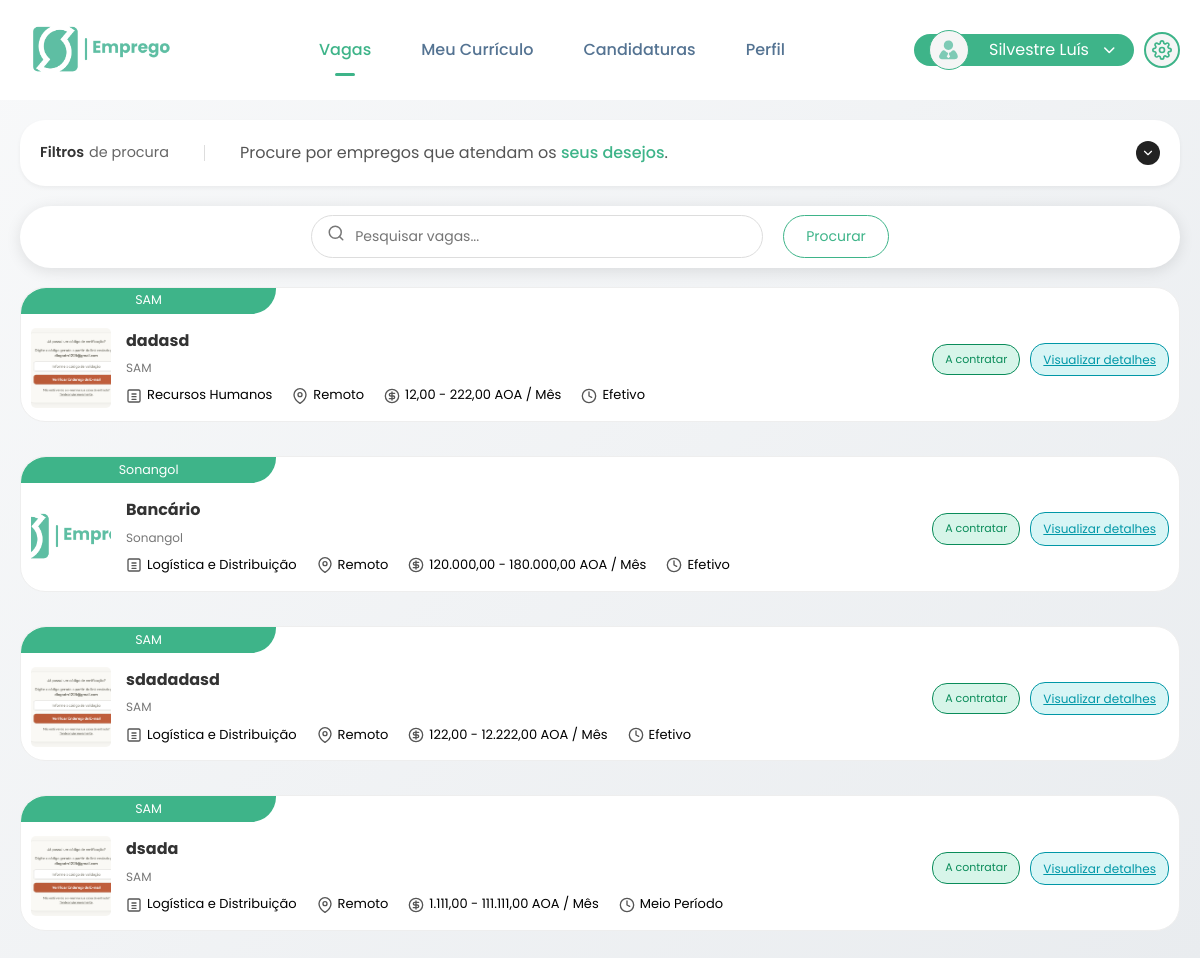
The page /Sam_emprego/job_search_page.php (signed in) on the database its author committed.
### tables this page shows
CREATE TABLE `candidatos` (
  `id` int(11) NOT NULL,
  `nome` varchar(255) NOT NULL,
  `email` varchar(255) NOT NULL,
  `senha` varchar(255) NOT NULL,
  `telefone` varchar(20) DEFAULT NULL,
  `data_nascimento` date DEFAULT NULL,
  `endereco` varchar(255) DEFAULT NULL,
  `formacao` text DEFAULT NULL,
  `experiencia` text DEFAULT NULL,
  `habilidades` text DEFAULT NULL,
  `curriculo_path` varchar(255) DEFAULT NULL,
  `data_registro` timestamp NOT NULL DEFAULT current_timestamp(),
  `status` enum('Ativo','Inativo','Pendente') DEFAULT 'Pendente',
  `perfil_completo` tinyint(1) DEFAULT 0
);

CREATE TABLE `vagas` (
  `id` int(11) NOT NULL,
  `empresa_id` int(11) NOT NULL,
  `titulo` varchar(255) NOT NULL,
  `descricao` text NOT NULL,
  `requisitos` text DEFAULT NULL,
  `departamento` varchar(100) DEFAULT NULL,
  `localizacao` varchar(255) DEFAULT NULL,
  `tipo_contrato` varchar(50) NOT NULL,
  `salario_min` decimal(10,2) DEFAULT NULL,
  `salario_max` decimal(10,2) DEFAULT NULL,
  `data_publicacao` timestamp NOT NULL DEFAULT current_timestamp(),
  `data_expiracao` date DEFAULT NULL,
  `status` enum('Aberta','Fechada','Pausada','Rascunho','Em análise','Finalizada') DEFAULT 'Aberta',
  `categoria` varchar(100) DEFAULT NULL,
  `localizacao_tipo` varchar(50) DEFAULT NULL,
  `periodo_salario` varchar(20) DEFAULT NULL,
  `metodo_pagamento` varchar(50) DEFAULT NULL,
  `idioma` varchar(50) DEFAULT NULL,
  `fuso_horario` varchar(20) DEFAULT NULL,
  `dias_uteis` varchar(30) DEFAULT NULL,
  `horas_semanais_min` int(11) DEFAULT NULL,
  `horas_semanais_max` int(11) DEFAULT NULL,
  `horas_diarias_min` int(11) DEFAULT NULL,
  `horas_diarias_max` int(11) DEFAULT NULL,
  `hora_inicio` time DEFAULT NULL,
  `hora_fim` time DEFAULT NULL
);

CREATE TABLE `empresas_recrutamento` (
  `id` int(11) NOT NULL,
  `nome` varchar(255) NOT NULL,
  `logo` varchar(255) DEFAULT NULL,
  `email` varchar(255) NOT NULL,
  `senha` varchar(255) NOT NULL,
  `telefone` varchar(20) DEFAULT NULL,
  `endereco` varchar(255) DEFAULT NULL,
  `descricao` text DEFAULT NULL,
  `setor` varchar(100) DEFAULT NULL,
  `tamanho` varchar(50) DEFAULT NULL,
  `website` varchar(255) DEFAULT NULL,
  `data_registro` timestamp NOT NULL DEFAULT current_timestamp(),
  `status` enum('Ativo','Inativo','Pendente') DEFAULT 'Ativo'
);

### Sam_emprego/job_search_page.php (the view, shortened to what this page needs)
<?php
require_once 'config/database.php';
try {
    $stmt = $pdo->prepare("SELECT * FROM candidatos WHERE id = ?");
    $stmt->execute([$_SESSION['candidato_id']]);
    $candidato = $stmt->fetch();
} catch (PDOException $e) {
    $erro = "Erro ao carregar dados: " . $e->getMessage();
}
?>
<!DOCTYPE html>
<html lang="pt">
<head>
    <link rel="stylesheet" href="https://cdnjs.cloudflare.com/ajax/libs/font-awesome/6.0.0/css/all.min.css">
    <link rel="stylesheet" href="../all.css/emprego.css/emp_header.css">
    <link rel="stylesheet" href="../all.css/emprego.css/emp_search.css">
</head>
<body>
    <header class="header">
        <div class="header-content">
            <div class="logo">
                <img src="../fotos/sam30-13.png" alt="SAM Emprego Logo">
            </div>
            <div class="nav-container">
                <nav class="nav-menu">
                    <a href="job_search_page.php" class="active">Vagas</a>
                    <a href="curriculums.php">Meu Currículo</a>
                    <a href="minhas_candidaturas.php">Candidaturas</a>
                    <a href="painel_candidato.php">Perfil</a>
                </nav>
            </div>
            <div class="user-section">
                <div class="user-dropdown" id="userDropdownToggle">
                    <div class="user-avatar">
                        <img src="../icones/icons-sam-19.svg" alt="" width="40">
                    </div>
                    <span><?php echo htmlspecialchars($candidato['nome'] ?? 'Candidato'); ?></span>
                    <i class="fas fa-chevron-down dropdown-arrow"></i>
                </div>
                <div class="settings-icon">
                </div>
            </div>
        </div>
    </header>
    <div class="main-container">
        <div class="search-container collapsed" id="search-container">
            <div class="search-header" id="filter-toggle">
                <div class="closed-content">
                    <div class="filter-title">
                        <strong>Filtros</strong>
                        <span>de procura</span>
                    </div>
                    <div class="search-description" style="font-size: 1rem;">
                        Procure por empregos que atendam os <strong>seus desejos</strong>.
                    </div>
                    <div class="toggle-icon-container">
                        <svg xmlns="http://www.w3.org/2000/svg" width="14" height="14" viewBox="0 0 24 24" fill="none" stroke="#fff" stroke-width="2" stroke-linecap="round" stroke-linejoin="round" class="toggle-icon">
                            <polyline points="6 9 12 15 18 9"></polyline>
                        </svg>
                    </div>
                </div>
            </div>
        </div>
        <div class="search-box">
            <div class="search-input">
                <div class="search-icon">
                    <svg xmlns="http://www.w3.org/2000/svg" width="18" height="18" viewBox="0 0 24 24" fill="none" stroke="#777" stroke-width="2" stroke-linecap="round" stroke-linejoin="round">
                        <circle cx="11" cy="11" r="8"></circle>
                        <line x1="21" y1="21" x2="16.65" y2="16.65"></line>
                    </svg>
                </div>
                <input type="text" id="searchInput" placeholder="Pesquisar vagas..." onkeyup="searchJobs()">
            </div>
            <button class="search-button" onclick="searchJobs()">Procurar</button>
        </div>
        <div class="job-listings" id="jobListings">
            <?php
            try {
                $stmt = $pdo->prepare("
                    SELECT v.*, e.nome as empresa_nome, e.logo as empresa_logo
                    FROM vagas v
                    LEFT JOIN empresas_recrutamento e ON v.empresa_id = e.id
                    ORDER BY v.data_publicacao DESC
                ");
                $stmt->execute();
                $vagas = $stmt->fetchAll();
                if (!empty($vagas)) {
                    foreach ($vagas as $vaga) {
                        $salario = '';
                        if ($vaga['salario_min'] && $vaga['salario_max']) {
                            $salario = number_format($vaga['salario_min'], 2, ',', '.') . ' - ' .
                                     number_format($vaga['salario_max'], 2, ',', '.') . ' AOA / Mês';
                        } elseif ($vaga['salario_min']) {
                            $salario = number_format($vaga['salario_min'], 2, ',', '.') . ' AOA / Mês';
                        } elseif ($vaga['salario_max']) {
                            $salario = 'Até ' . number_format($vaga['salario_max'], 2, ',', '.') . ' AOA / Mês';
                        }
            ?>
                <div class="job-card"
                     data-idioma="<?php echo htmlspecialchars($vaga['idioma'] ?? ''); ?>"
                     data-localizacao="<?php echo htmlspecialchars($vaga['localizacao'] ?? ''); ?>"
                     data-tipo-contrato="<?php echo htmlspecialchars($vaga['tipo_contrato'] ?? ''); ?>"
                     data-salario-min="<?php echo htmlspecialchars($vaga['salario_min'] ?? ''); ?>"
                     data-salario-max="<?php echo htmlspecialchars($vaga['salario_max'] ?? ''); ?>">
                    <div class="job-header"><?php echo htmlspecialchars($vaga['empresa_nome']); ?></div>
                    <div class="job-content">
                        <div class="job-logo">
                            <img src="<?php echo $vaga['empresa_logo'] ? htmlspecialchars($vaga['empresa_logo']) : '../fotos/sam30-13.png'; ?>"
                                 alt="<?php echo htmlspecialchars($vaga['empresa_nome']); ?> Logo">
                        </div>
                        <div class="job-details">
                            <div class="job-title"><?php echo htmlspecialchars($vaga['titulo']); ?></div>
                            <div class="job-company"><?php echo htmlspecialchars($vaga['empresa_nome']); ?></div>
                            <div class="job-info">
                                <?php if ($vaga['categoria']): ?>
                                <div class="job-category">
                                    <span class="icon icon-category"></span>
                                    <?php echo htmlspecialchars($vaga['categoria']); ?>
                                </div>
                                <?php endif; ?>
                                <?php if ($vaga['localizacao']): ?>
                                    <div class="job-location">
                                        <span class="icon icon-location"></span>
                                        <?php
                                        $localizacoes = [
                                            'remoto' => 'Remoto',
                                            'hibrido' => 'Híbrido',
                                            'presencial' => 'Presencial'
                                        ];
                                        echo htmlspecialchars($localizacoes[$vaga['localizacao']] ?? $vaga['localizacao']);
                                        ?>
                                    </div>
                                <?php endif; ?>
                                <?php if ($salario): ?>
                                <div class="job-salary">
                                    <span class="icon icon-salary"></span>
                                    <?php echo $salario; ?>
                                </div>
                                <?php endif; ?>
                                <?php if ($vaga['tipo_contrato']): ?>
                                    <div class="job-type">
                                        <span class="icon icon-time"></span>
                                        <?php
                                        $tipos_contrato = [
                                            'efetivo' => 'Efetivo',
                                            'meio_periodo' => 'Meio Período',
                                            'temporario' => 'Temporário',
                                            'freelancer' => 'Freelancer',
                                            'estagio' => 'Estágio'
                                        ];
                                        echo htmlspecialchars($tipos_contrato[$vaga['tipo_contrato']] ?? $vaga['tipo_contrato']);
                                        ?>
                                    </div>
                                <?php endif; ?>
                            </div>
                        </div>
                        <div class="job-actions">
                            <div class="job-status status-open">A contratar</div>
                            <a href="job_view_page.php?id=<?php echo $vaga['id']; ?>" class="job-view">Visualizar detalhes</a>
                        </div>
                    </div>
                </div>
            <?php
                    }
                } else {
                    echo '<div class="no-jobs">Nenhuma vaga disponível no momento.</div>';
                }
            } catch (PDOException $e) {
                echo '<div class="error">Erro ao carregar vagas: ' . htmlspecialchars($e->getMessage()) . '</div>';
            }
            ?>
        </div>
    </div>
</body>
</html>

### all.css/emprego.css/emp_header.css (style rules this page uses)
.user-dropdown { position: relative; display: flex; align-items: center; gap: 10px; cursor: pointer; padding: 8px 12px; border-radius: 50px; transition: var(--transition); }
.settings-icon { width: 40px; height: 40px; border-radius: 50%; background-color: white; border:2px solid var(--primary-color); display: flex; align-items: center; justify-content: center; cursor: pointer; font-size: 18px; box-shadow: var(--shadow); transition: all 0.2s ease; }

### Sam_emprego/job_search_page.php (style rules this page uses)
:root { --primary-color: #3EB489; --primary-light: #4fc89a; --primary-dark: #339873; --secondary-color:rgb(84, 115, 146); --light-gray: #f5f7fa; --medium-gray: #e9ecef; --dark-gray: #6c757d; --box-shadow: 0 3px 15px rgba(0,0,0,0.1); --transition: all 0.3s ease; --border-radius: 12px; }
body { font-family: 'Poppins', sans-serif; background: linear-gradient(135deg, #f8f9fa 0%, #e9ecef 100%); margin: 0; padding: 0; color: #333; line-height: 1.6; }
.header { display: flex; justify-content: space-between; align-items: center; padding: 10px 20px; background-color: white; position: sticky; top: 0; z-index: 100; width: 100%; box-shadow: none; }
.header-content { display: flex; justify-content: space-between; align-items: center; width: 100%; max-width: 1200px; margin: 0 auto; }
.logo { height: 80px; }
.logo img { height: 80px; }
.nav-container { flex-grow: 1; display: flex; justify-content: center; }
.nav-menu { display: flex; gap: 20px; }
.nav-menu a { color: var(--secondary-color); text-decoration: none; font-weight: 500; padding: 8px 15px; border-radius: 50px; transition: var(--transition); }
.nav-menu a.active { color: var(--primary-color); position: relative; }
.nav-menu a.active::after { content: ''; position: absolute; bottom: -5px; left: 50%; transform: translateX(-50%); width: 20px; height: 3px; background-color: var(--primary-color); border-radius: 10px; }
.user-section { display: flex; align-items: center; }
.user-avatar { display: flex; align-items: center; justify-content: center; width: 40px; height: 40px; border-radius: 50%; background-color: #f5f5f5; margin-right: 10px; gap: 10px; color: #000; border: #3EB489 solid 1px; }
.settings-icon { width: 36px; height: 36px; border-radius: 50%; background-color: #f5f5f5; border: 2px solid #3EB489; color: #3EB489; display: flex; align-items: center; justify-content: center; cursor: pointer; font-size: 18px; }
.main-container { max-width: 1200px; margin: 0 auto; padding: 0 20px; }
.search-container.collapsed { max-height: 80px; }
.search-box { max-width: 1200px; margin: 20px auto; display: flex; gap: 10px; background-color: white; padding: 15px; box-shadow: var(--box-shadow); }
.job-listings { max-width: 1200px; margin: 20px auto; display: flex; flex-direction: column; gap: 20px; }

### rows shown on the page
candidatos: nome "Silvestre Luís"
vagas: empresa.nome "SAM", empresa.logo (picture), titulo "dadasd", categoria "Recursos Humanos", localizacao "Remoto", salario "12,00 - 222,00 AOA / Mês", tipo_contrato "Efetivo"
vagas: empresa.nome "Sonangol", shows a picture, titulo "Bancário", categoria "Logística e Distribuição", localizacao "Remoto", salario "120.000,00 - 180.000,00 AOA / Mês", tipo_contrato "Efetivo"
vagas: empresa.nome "SAM", empresa.logo (picture), titulo "sdadadasd", categoria "Logística e Distribuição", localizacao "Remoto", salario "122,00 - 12.222,00 AOA / Mês", tipo_contrato "Efetivo"
vagas: empresa.nome "SAM", empresa.logo (picture), titulo "dsada", categoria "Logística e Distribuição", localizacao "Remoto", salario "1.111,00 - 111.111,00 AOA / Mês", tipo_contrato "Meio Período"
